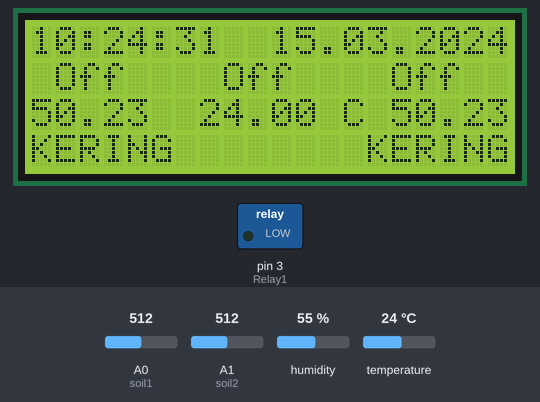
The sketch below on a simulated Arduino Uno, built with avr-gcc and run on an emulated ATmega328P. Shown: 20×4 character LCD, switched loads named in the sketch (green lamp = pin HIGH). Inputs (shaded band) come from the test bench; at power-on: A0 (soil1) = 512, A1 (soil2) = 512, humidity 55 %, temperature 24 °C. The local clock reads 2024-03-15 10:24:30 at power-on unless the sketch sets it; what the sketch prints to the serial monitor is not drawn.

Above: at 1.3 s.
1.4 s: A0 (soil1) set to 88
At 4.7 s:
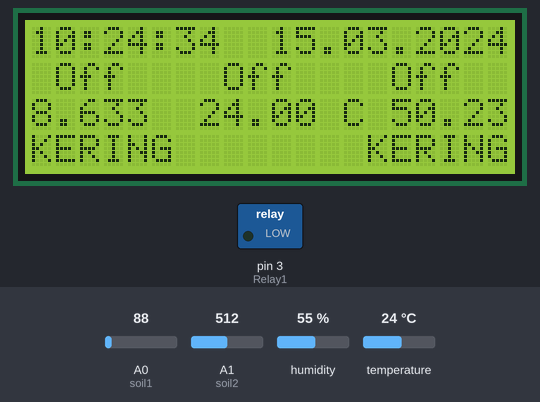
4.8 s: A0 (soil1) set to 77
At 7.5 s:
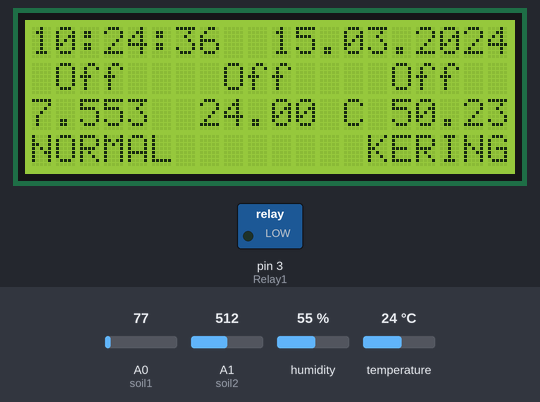
11.1 s: A1 (soil2) set to 90
At 14.5 s:
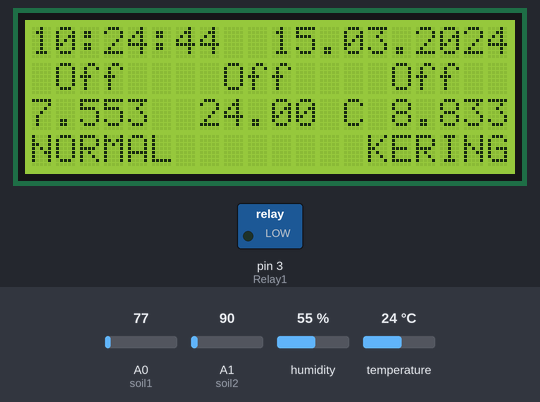
14.6 s: A1 (soil2) set to 78
At 20.8 s:
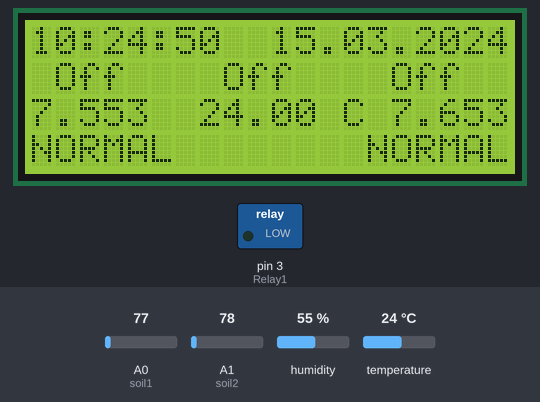
20.9 s: A0 (soil1) set to 43
At 24.3 s:
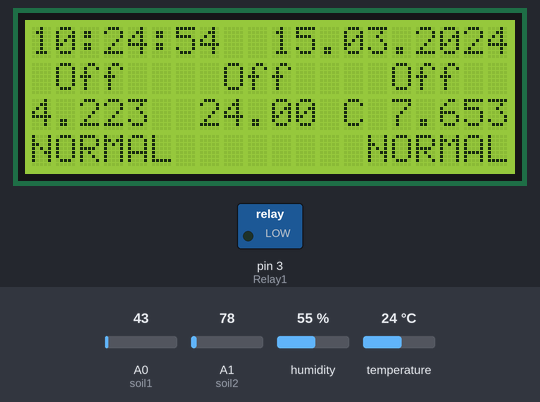
24.4 s: A0 (soil1) set to 37
At 27.0 s:
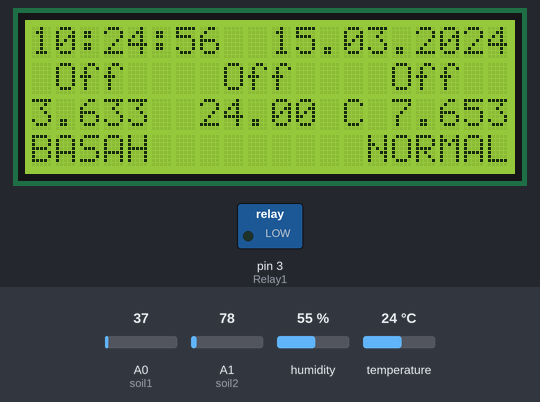
Timing chart, 0 to 28.5 s (numbered marks = the images above; inputs shaded):
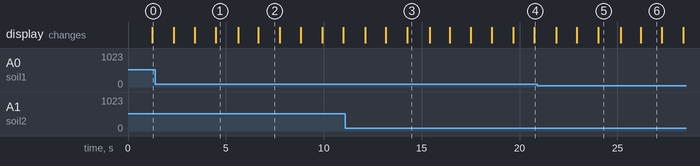

Measured:
- the behaviour switches between 82 and 81 on A0 (soil1) (found by bisection; images 1 and 2)
- the behaviour switches between 82 and 81 on A1 (soil2) (found by bisection; images 3 and 4)
- the behaviour switches between 41 and 40 on A0 (soil1) (found by bisection; images 5 and 6)
- after the input at 4.8 s, the display: first changes after 0.84 s (image 2 shows a later state)
- after the input at 14.6 s, the display: first changes after 0.81 s (image 4 shows a later state)
- after the input at 24.4 s, the display: first changes after 0.77 s (image 6 shows a later state)
- what the display in image 2 shows lasts 1.0 s, from 6.7 s to 7.7 s

The sketch:

Simulasi01.ino
```cpp
/*

  //Alarm & Switch Setting
  //Switch 1
  if (RSP1 > 1022)
  {
    Serial.println("SP1 Active");
    lcd.setCursor(1, 1);
    lcd.print(P1);
    Serial.println("SP1 Active");
    if (tt.hour == H1 && tt.min == M1 && tt.sec == S1)
    {
      Am1 = 2;
      Serial.println("Alarm 1 triggered");

    }
    if (Am1 > 0)
    {
      //Spraying mechanism here
      spray();
      Am1 = 0;
    }
    else
    {
      Serial.println("Alarm 1 Standy");
    }
  }
  if (RSP1 < 1022)
  {
    Serial.println("SP1 Deactive");
    lcd.setCursor(1, 1);
    lcd.print("Off  ");
  }
  //Switch 2
  if (RSP2 > 1022)
  {
    Serial.println("SP2 Active");
    lcd.setCursor(8, 1);
    lcd.print(P2);
    if (tt.hour == H2 && tt.min == M2 && tt.sec == S2)
    {
      Am2 = 2;
      Serial.println("Alarm 1 triggered");

    }
    if (Am2 > 0)
    {
      //Spraying mechanism here
      spray();
      Am2 = 0;
    }
    else
    {
      Serial.println("Alarm 2 Standy");
    }
  }
  if (RSP2 < 1022)
  {
    Serial.println("SP2 Deactive");
    lcd.setCursor(8, 1);
    lcd.print("Off  ");
  }
  //Switch 3
  if (RSP3 > 1022)
  {
    Serial.println("SP3 Active");
    lcd.setCursor(15, 1);
    lcd.print(P3);
    if (tt.hour == H3 && tt.min == M3 && tt.sec == S3)
    {
      Am3 = 2;
      Serial.println("Alarm 3 triggered");

    }
    if (Am3 > 0)
    {
      //Spraying mechanism here
      spray();
      Am3 = 0;
    }
    else
    {
      Serial.println("Alarm 3 Standy");
    }
  }
  if (RSP3 < 1022)
  {
    Serial.println("SP3 Deactive");
    lcd.setCursor(15, 1);
    lcd.print("Off  ");
  }

  if (RMB1 >= 1023)
  {
    Serial.println("MB1 Delay, 3 Seconds");
    Serial.println(RMB1);
    dlyB = dlyB + 1;

  }
  if (RMB1 < 1022)
  {
    Serial.println("MB1 Deactive");
    Serial.println(RMB1);
  }
  if (RMB1 >= 1023 && dlyB >= 3)
  {
    Serial.println("MB1 Active");
    spray();
    dlyB = 0;
  }
  if (RMB1 <= 1022 && dlyB >= 1)
  {
    Serial.println("MB1 Reset"); //to avoid accidental manual spray mechanism
    dlyB = 0;
  }

  delay(1000);
*/


/*
   List Program yg diintegrasi:
   - Relay          : V
   - Soil Humadity  : V
   - DHT22          : V
   - Encoder Rotary : V
   - int.ESP & Mifi : V
   - LCD            : V
   - HMI            : V
   - RTC            : V
   - TestSlnd&Vapor : V
*/

/* HMI Setting Design
   1. the design got simplyfied, with static display containing Time and Date, Spraying Schedules, Sensors Detection, and Status (Dry, Normal, Wet).
   2. to control the schedules, using switchs to active and deactive the timing.
   3. For the time and date,long of spraying time, & spraying timing already preset in program so no need to adjust it again.
   4. the spraying timing in detail is at 07.30, 12.00, and 16.30.
   5. might gonna give an additional button to manually active spraying mechanism.
*/


/* Serial ESP to Arduino on:
   https://create.arduino.cc/projecthub/nidhi17agarwal/uart-communication-between-arduino-uno-and-esp32-1170d5
   Shcematic in web, using voltage divider for TX of Arduino, ground connected to both GND.
   Using generic code like other, just need to code the ESP using Arduino IDE, tutorial in link:
   https://www.electronicshub.org/esp32-arduino-ide/#:~:text=Type%20the%20code%20in%20Arduino,can%20see%20the%20LED%20Blinking.
*/

//Kurang status Basah, Normal, Kering

#include <Wire.h>
#include <LiquidCrystal_I2C.h>
LiquidCrystal_I2C lcd(0x27, 20, 4); // set the LCD address to 0x27 for a 16 chars and 2 line display
// Arduino Mega:
// DS3231:  SDA pin   -> Arduino Digital 20 (SDA) or the dedicated SDA pin
//          SCL pin   -> Arduino Digital 21 (SCL) or the dedicated SCL pin
#include <DS3231.h>
DS3231  rtc(SDA, SCL);
Time tt;
#include <Adafruit_Sensor.h>
#include <DHT.h>
#include "DHT.h"
#include <DHT_U.h>
#define Relay1  3

#define soil1  A0 // Pin Soil Humadity Sensor
#define soil2  A1
/*
  #define SP2 A6 //Switch for Off/On Scheadule
  #define SP3 A7 //dibalik karena pemasangan terbalik
  #define SP1 A8
  #define MB1 A9 //PushButton for Manual Spraying
*/
#define DHTPIN    2  // Pin digital DHT22
#define DHTTYPE   DHT22     // DHT 22 (AM2302)

DHT dht(DHTPIN, DHTTYPE);

uint32_t delayMS;

float soil1Val = 0;
float soil2Val = 0;
float h;
float t;
float f;
int encoder0Pos = 0;
int encoder0PinALast = LOW;
int nRE = LOW;
int RSP1;
int RSP2;
int RSP3;
int RMB1;

//jadwal penyemprotan, H0,M0,S0 hanya untuk uji coba
int H0 = 12;
int M0 = 0;
int S0 = 10;
int H1 = 7;
int M1 = 0;
int S1 = 0;
int H2 = 14;
int M2 = 0;
int S2 = 0;
int H3 = 17;
int M3 = 0;
int S3 = 0;

char P1[] = "07:00";
char P2[] = "14:00";
char P3[] = "17:00";

//Initial Alarm
int Am0 = 0;
int Am1 = 0;
int Am2 = 0;
int Am3 = 0;
int dlyB = 0;

void setup() {
  pinMode(Relay1, OUTPUT);
  /*
    pinMode(SP1, INPUT_PULLUP);
    pinMode(SP2, INPUT_PULLUP);
    pinMode(SP3, INPUT_PULLUP);
    pinMode(MB1, INPUT_PULLUP);
  */
  digitalWrite(Relay1, LOW);
  // Setup Serial connection
  Serial.begin(9600);
  sensor_t sensor;
  delayMS = sensor.min_delay / 1000;
  dht.begin();
  // Initialize the rtc object
  rtc.begin();
  // Uncomment to set time
  /*
    rtc.setDOW(WEDNESDAY);     // Set Day-of-Week to DAYS
    rtc.setTime(16, 53, 0);     // Set the time exp: 12:00:00 (24hr format)
    rtc.setDate(18, 3, 2022);   // Set the date to Month, date, Year
  */
  //LCD Setup
  lcd.init();                      // initialize the lcd
  lcd.init();
  lcd.backlight();
}

void dht22() {
  //Sensor DHT22
  // Reading temperature or humidity takes about 250 milliseconds!
  // Sensor readings may also be up to 2 seconds 'old' (its a very slow sensor)
  h = dht.readHumidity();
  // Read temperature as Celsius (the default)
  t = dht.readTemperature();
  // Read temperature as Fahrenheit (isFahrenheit = true)
  f = dht.readTemperature(true);
  // Check if any reads failed and exit early (to try again).
  if (isnan(h) || isnan(t) || isnan(f)) {
    Serial.println(F("Failed to read from DHT sensor!"));
    return;
    // Compute heat index in Fahrenheit (the default)
    float hif = dht.computeHeatIndex(f, h);
    // Compute heat index in Celsius (isFahreheit = false)
    float hic = dht.computeHeatIndex(t, h, false);

    Serial.print(F("Humidity: "));
    Serial.print(h);
    Serial.print(F("%  Temperature: "));
    Serial.print(t);
    Serial.print(F("°C "));
    Serial.print(f);
    Serial.print(F("°F  Heat index: "));
    Serial.print(hic);
    Serial.print(F("°C "));
    Serial.print(hif);
    Serial.println(F("°F"));
  }

}

void sensorsoil() {
  soil1Val = analogRead(soil1) * 0.0981;
  soil2Val = analogRead(soil2) * 0.0981;
  //soil1Val = soil1Val / 100.0;
  //soil2Val = soil2Val / 100.0;
  if (soil1Val > 0) {
    Serial.print("Val. Sensor Soil 1: ");
    Serial.println(soil1Val);
  }
  if (soil2Val > 0) {
    Serial.print("Val. Sensor Soil 2: ");
    Serial.println(soil2Val);
  }
}

void layar() {
  //LCD Loop
  //Jam
  lcd.setCursor(0, 0); //mulai dari 0,0
  lcd.print(rtc.getTimeStr());
  //Tanggal
  lcd.setCursor(10, 0);
  lcd.print(rtc.getDateStr());
  //Status Pemnyemptrotan
  /*
    lcd.setCursor(1,1);
    lcd.print(P1);
    lcd.setCursor(8,1);
    lcd.print(P2);
    lcd.setCursor(15,1);
    lcd.print(P3);
  */
  //Kelembaban & Suhu
  lcd.setCursor(0, 2);
  lcd.print(soil1Val);
  lcd.setCursor(7, 2);
  lcd.print(t);
  lcd.setCursor(12, 2);
  lcd.print(F(" C"));
  lcd.setCursor(15, 2);
  lcd.print(soil2Val);
  /*
    lcd.setCursor(0,3);
    lcd.print("B/N/K");
    //ganti status sesuai kalkulasi
    lcd.setCursor(15,3);
    lcd.print("B/N/K");
    //ganti status sesuai kalkulasi
  */

  //Sensor 1
  if (soil1Val >= 8)
  {
    lcd.setCursor(0, 3);
    lcd.print("KERING");
  }

  if (soil1Val < 8 && soil1Val > 4)
  {
    lcd.setCursor(0, 3);
    lcd.print("NORMAL");
  }

  if (soil1Val < 4)
  {
    lcd.setCursor(0, 3);
    lcd.print("BASAH ");
  }

  //Sensor 2
  if (soil2Val >= 8)
  {
    lcd.setCursor(14, 3);
    lcd.print("KERING");
  }

  if (soil2Val < 8 && soil1Val > 4)
  {
    lcd.setCursor(14, 3);
    lcd.print("NORMAL");
  }

  if (soil2Val < 4)
  {
    lcd.setCursor(14, 3);
    lcd.print("BASAH ");
  }
}

void kondisi() {

}


void loop()
{
  dht22();
  sensorsoil();
  layar();
  //Sensor Soil Humadity
  //RTC Program
  // Send Day-of-Week
  Serial.print(rtc.getDOWStr());
  Serial.print(" ");

  // Send date
  Serial.print(rtc.getDateStr());
  Serial.print(" -- ");

  // Send time
  Serial.println(rtc.getTimeStr());
  tt = rtc.getTime();

  /*
    RSP1= analogRead(SP1);
    RSP3= analogRead(SP2);
    RSP2= analogRead(SP3);
    RMB1= analogRead(MB1);
  */
  //Alarm & Switch Setting
  //Switch 1
  if (RSP1 > 1022)
  {
    Serial.println("SP1 Active");
    lcd.setCursor(1, 1);
    lcd.print(P1);
    Serial.println("SP1 Active");
    if (tt.hour == H1 && tt.min == M1 && tt.sec == S1)
    {
      Am1 = 2;
      Serial.println("Alarm 1 triggered");

    }
    if (Am1 > 0)
    {
      //Spraying mechanism here
      spray();
      Am1 = 0;
    }
    else
    {
      Serial.println("Alarm 1 Standy");
    }
  }
  if (RSP1 < 1022)
  {
    Serial.println("SP1 Deactive");
    lcd.setCursor(1, 1);
    lcd.print("Off  ");
  }
  //Switch 2
  if (RSP2 > 1022)
  {
    Serial.println("SP2 Active");
    lcd.setCursor(8, 1);
    lcd.print(P2);
    if (tt.hour == H2 && tt.min == M2 && tt.sec == S2)
    {
      Am2 = 2;
      Serial.println("Alarm 1 triggered");

    }
    if (Am2 > 0)
    {
      //Spraying mechanism here
      spray();
      Am2 = 0;
    }
    else
    {
      Serial.println("Alarm 2 Standy");
    }
  }
  if (RSP2 < 1022)
  {
    Serial.println("SP2 Deactive");
    lcd.setCursor(8, 1);
    lcd.print("Off  ");
  }
  //Switch 3
  if (RSP3 > 1022)
  {
    Serial.println("SP3 Active");
    lcd.setCursor(15, 1);
    lcd.print(P3);
    if (tt.hour == H3 && tt.min == M3 && tt.sec == S3)
    {
      Am3 = 2;
      Serial.println("Alarm 3 triggered");

    }
    if (Am3 > 0)
    {
      //Spraying mechanism here
      spray();
      Am3 = 0;
    }
    else
    {
      Serial.println("Alarm 3 Standy");
    }
  }
  if (RSP3 < 1022)
  {
    Serial.println("SP3 Deactive");
    lcd.setCursor(15, 1);
    lcd.print("Off  ");
  }

  if (RMB1 >= 1023)
  {
    Serial.println("MB1 Delay, 3 Seconds");
    Serial.println(RMB1);
    dlyB = dlyB + 1;

  }
  if (RMB1 < 1022)
  {
    Serial.println("MB1 Deactive");
    Serial.println(RMB1);
  }
  if (RMB1 >= 1023 && dlyB >= 3)
  {
    Serial.println("MB1 Active");
    spray();
    dlyB = 0;
  }
  if (RMB1 <= 1022 && dlyB >= 1)
  {
    Serial.println("MB1 Reset"); //to avoid accidental manual spray mechanism
    dlyB = 0;
  }

  delay(1000);
}

void spray()
{
  digitalWrite(Relay1, LOW);
  delay(120000);

  digitalWrite(Relay1, HIGH);
}
```
